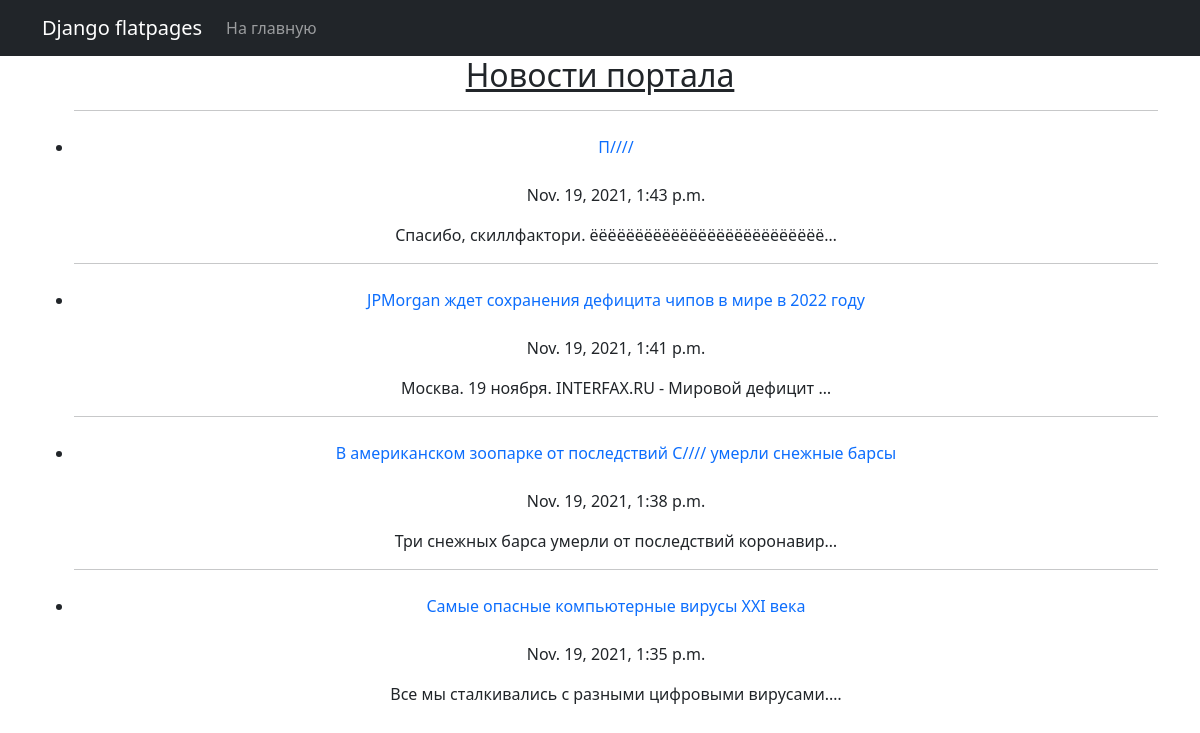
Page /news/ on the committed database.
### simpleapp/models.py (models this page shows)
class News(models.Model):
    title = models.CharField(max_length=128, unique=True)
    created = models.DateTimeField(auto_now_add=True)
    text = models.TextField()

### simpleapp/views.py (the view)
# urls.py: path('', NewsList.as_view()),
class NewsList(ListView):
    model = News
    template_name = 'news.html'
    context_object_name = 'news'
    queryset = News.objects.order_by('-created')

### simpleapp/templatetags/simpleapp_filters.py (called while the page is built)
@register.filter(name='censor')
def censor(value):
    if isinstance(value, str):
        result = str(value)
        for key in censor_dict.keys():
            result = result.replace(key, censor_dict[key])
        return result
    else:
        raise ValueError(f'Нельзя отфильтровать тип, отличный от {type(value)}')

### templates/news.html (shortened to what this page needs)
{% extends 'flatpages/default.html' %}
{% load simpleapp_filters %}
{% block content %}
    <h2><u>Новости портала</u></h2>
    {% if news %}
        <ul>
        {% for record in news %}
            <hr>
            <li>
                <p>
                    <a class="nav-link" href="/news/{{ record.pk }}">{{ record.title|censor }}</a>
                </p>
                <p>
                    {{ record.created }}
                </p>
                <p>
                    {{ record.text|truncatechars:50|censor }}
                </p>
            </li>
        {% endfor %}
        </ul>
    {% else %}
        <h3>Новостей нет!</h3>
    {% endif %}
{% endblock content %}

### templates/flatpages/default.html (shortened to what this page needs)
<!DOCTYPE html>
<html lang="en">
    <head>
         {% load static %}
        <link href="{% static 'css/styles.css' %}" rel="stylesheet" />
    </head>
    <body>
<nav class="navbar navbar-expand-lg navbar-dark bg-dark static-top">
   <div class="container">
       <a class="navbar-brand" href="#">Django flatpages</a>
       <div class="collapse navbar-collapse" id="navbarResponsive">
           <ul class="navbar-nav ml-auto">
               <li class="nav-item active">
                   <a class="nav-link" href="/news/">На главную</a>
               </li>
           </ul>
       </div>
   </div>
</nav>
        <div class="container">
   <div class="row">
       <div class="col-lg-12 text-center">
           {% block content %}{% endblock content %}
       </div>
   </div>
</div>
    </body>
</html>

### rows in the picture
News: title|censor "П////", created "Nov. 19, 2021, 1:43 p.m.", text|censor "Спасибо, скиллфактори. ёёёёёёёёёёёёёёёёёёёёёёёёёё…"
News: title|censor "JPMorgan ждет сохранения дефицита чипов в мире в 2022 году", created "Nov. 19, 2021, 1:41 p.m.", text|censor "Москва. 19 ноября. INTERFAX.RU - Мировой дефицит …"
News: title|censor "В американском зоопарке от последствий C//// умерли снежные барсы", created "Nov. 19, 2021, 1:38 p.m.", text|censor "Три снежных барса умерли от последствий коронавир…"
News: title|censor "Самые опасные компьютерные вирусы XXI века", created "Nov. 19, 2021, 1:35 p.m.", text|censor "Все мы сталкивались с разными цифровыми вирусами.…"
